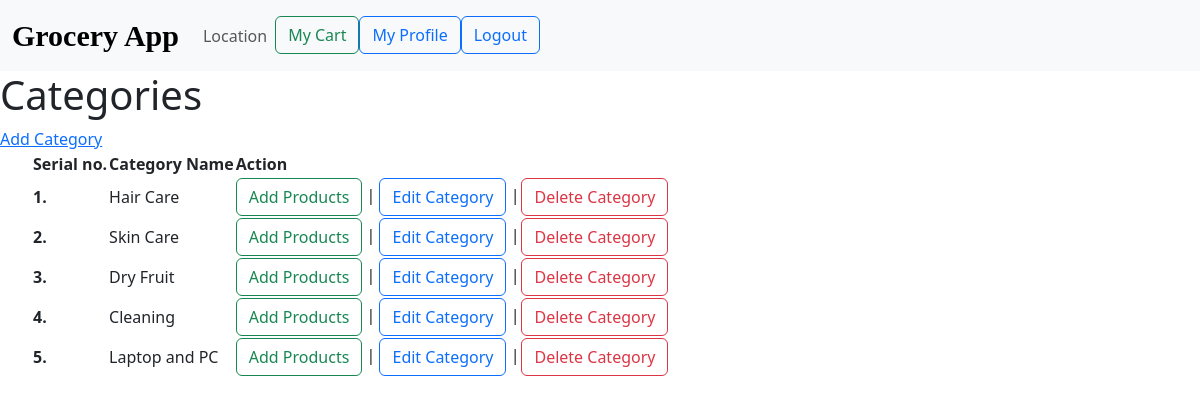
/categories (signed in), run on the app's committed database.
### app.py (models this page shows)
class Category(db.Model):
    id = db.Column(db.Integer, primary_key=True)
    category_name = db.Column(db.String(100), unique=True)
    products = db.relationship('Product', back_populates='category')

### app.py (the view)
@app.route('/categories', methods=['GET', 'POST'])
@login_required
def categories():
    categories = Category.query.all()
    return render_template('categories.html', categories=categories)

### app.py (called while the page is built)
@login_manager.user_loader
def load_user(user_id):
    return User.query.get(int(user_id))

### templates/categories.html (shortened to what this page needs)
<!doctype html>
<html lang="en">
<head>
    <link rel="stylesheet" href="/static/style.css">
    <link href="https://cdn.jsdelivr.net/npm/bootstrap@5.3.0-alpha3/dist/css/bootstrap.min.css" rel="stylesheet"
>
</head>
<body>
    <nav class="navbar navbar-expand-lg bg-body-tertiary">
        <div class="container-fluid">
            <a class="navbar-brand" href="/">Grocery App</a>
            <div class="collapse navbar-collapse" id="navbarSupportedContent">
                <ul class="navbar-nav me-auto mb-2 mb-lg-0">
                    <li class="nav-item">
                        <a class="nav-link" href="#">Location</a>
                    </li>
                    <li class="nav-item">
                    <li class="nav-item">
                        <a class="btn btn-outline-success" href="{{url_for('cart')}}">
                            My Cart
                        </a>
                    </li>
                    {% if current_user.is_authenticated %}
                    <li class="nav-item">
                        <a class="btn btn-outline-primary" href="/user_profile">My Profile</a>
                    </li>
                    </li>
                    <li class="nav-item">
                        <a class="btn btn-outline-primary" href="/logout">Logout</a>
                    </li>
                    {% else %}
                    <li class="nav-item">
                        <a class="btn btn-outline-primary" href="/login">Login</a>
                        {% endif %}
                </ul>
            </div>
        </div>
    </nav>
    <h1>Categories</h1>
    <a href="/add_categories">Add Category</a>
    <ul>
        <table>
            <thead>
                <tr>
                    <th>Serial no.</th>
                    <th>Category Name</th>
                    <th>Action</th>
                </tr>
            </thead>
            <tbody>
                {% for category in categories %}
                <tr>
                    <th>{{loop.index}}.</th>
                    <td>{{category.category_name}}</td>
                    <td><a href="{{url_for('add_product', category_id=category.id)}}"
                            class="btn btn-outline-success">Add Products</a> |
                        <a href="{{url_for('edit_category', category_id=category.id)}}"
                            class="btn btn-outline-primary">Edit Category</a> |
                    </td>
                    <td>
                        <form action="{{url_for('delete_category', category_id=category.id)}}" method="POST"
                            style="display: inline;">
                            <button class="btn btn-outline-danger" type="submit">Delete Category</button>
                        </form>
                    </td>
                </tr>
                {% endfor %}
            </tbody>
        </table>
    </ul>
</body>
</html>

### static/style.css (style rules this page uses)
.navbar .navbar-brand { color: black; font-weight: bold; font-size: 30px; font-family: 'Brush Script MT',cursive; }

### data on the page
Category: category_name "Hair Care"
Category: category_name "Skin Care"
Category: category_name "Dry Fruit"
Category: category_name "Cleaning"
Category: category_name "Laptop and PC"
